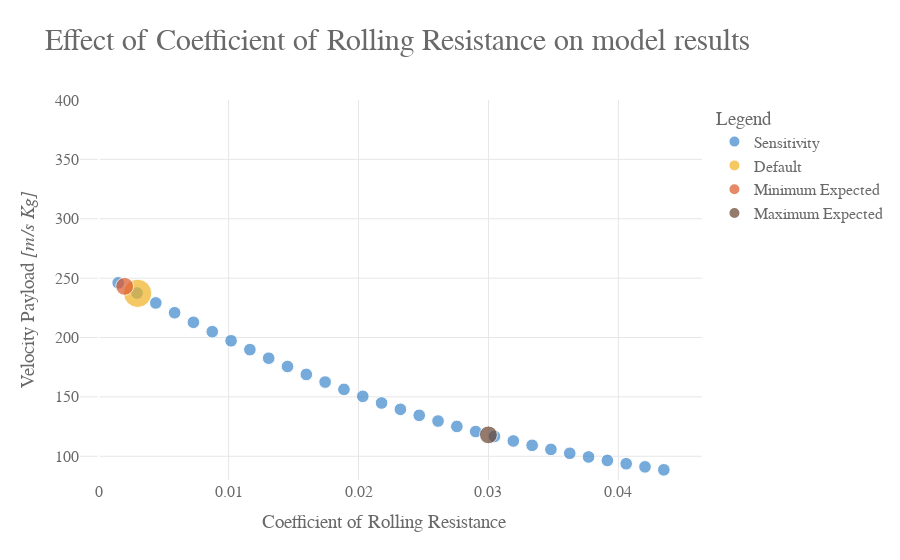
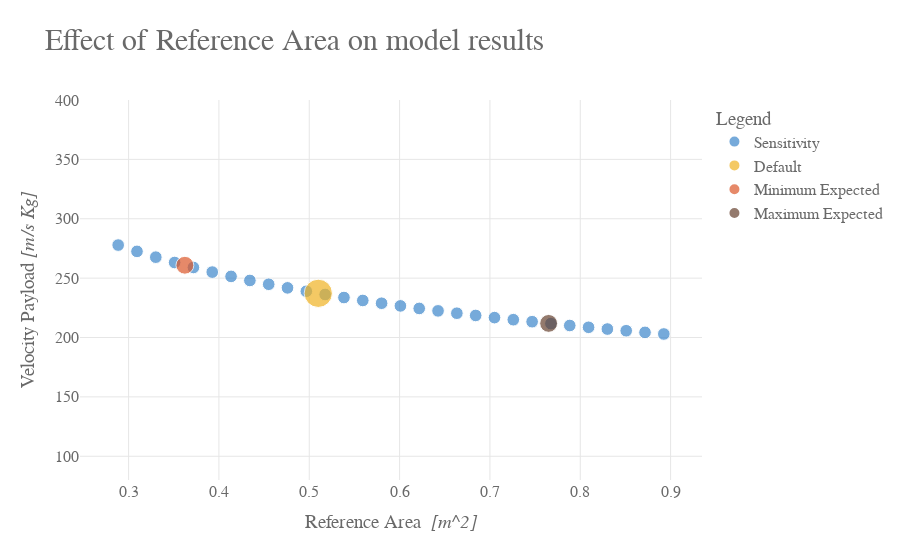
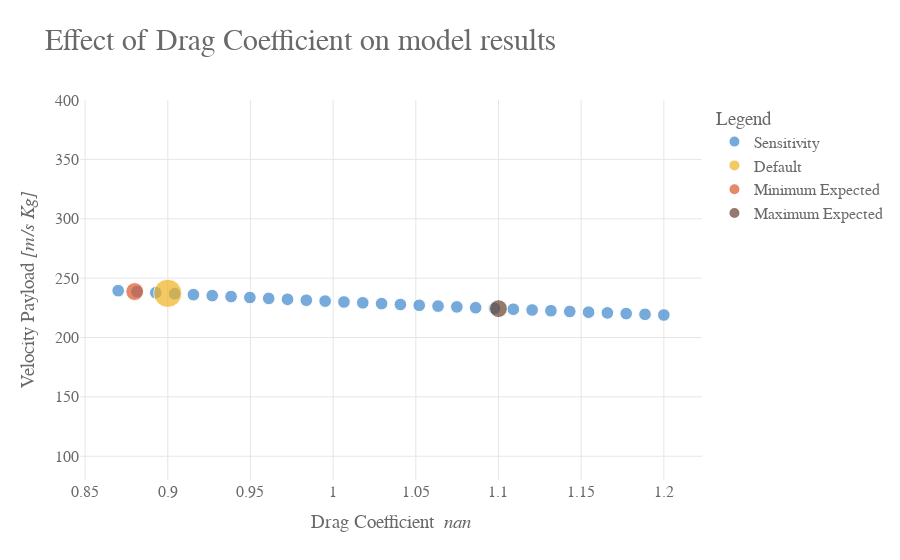
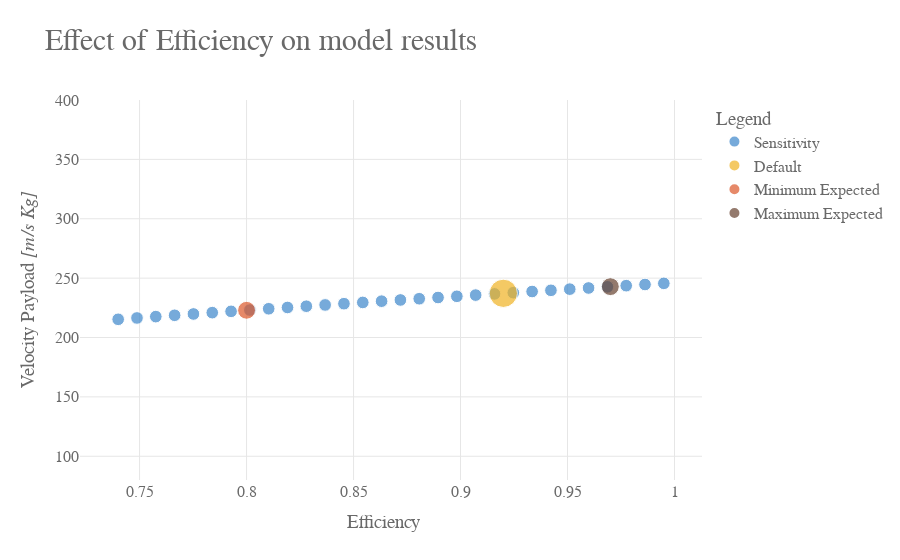

Write notebook code for charts like these, in order.
### Code cell
# for i in range(0, len(sens_df)):
for i in range(0, len(sens_df)):

    fig1 = px.scatter(
        full_result_dict[sens_df.iloc[i]["Short Name"]],
        x="Variable",
        y="Results",
        color='DataType',
        color_discrete_sequence=graph_colours,
        # markers=True,
        size='MarkerSize',
        title=f'Effect of {sens_df.iloc[i]["Short Name"]} on model results',
    ).update_layout(
        # yaxis_title=r"$\text{Velocity} \times \text{Payload  } [\frac{m}{s} Kg]$",
        yaxis_title="Velocity Payload <i>[m/s Kg]</i>",
        xaxis_title=(f'{sens_df.iloc[i]["Short Name"]}  <i>{sens_df.iloc[i]["Units"]}</i>'),
    )
    fig1.update_yaxes(range = [80, 400])

    fig1 = plotting_tools_water_access.format_plotly_graphs(fig1)

    fig1.show()
    plot_dict[var_string]= fig1
    # filename_string = var_string + ".html"
    # plotly.offline.plot(fig1, filename=filename_string)

### Figure 1 — Plotly figure (JSON) as saved in the notebook; plotly's stock layout.template omitted (floating-point values rounded to 4 significant figures)
{"data": [{"hovertemplate": "DataType=Sensitivity<br>Variable=%{x}<br>Results=%{y}<br>MarkerSize=%{marker.size}<extra></extra>", "legendgroup": "Sensitivity", "marker": {"color": "#3D87CB", "size": [10, 10, 10, 10, 10, 10, 10, 10, 10, 10, 10, 10, 10, 10, 10, 10, 10, 10, 10, 10, 10, 10, 10, 10, 10, 10, 10, 10, 10, 10], "sizemode": "area", "sizeref": 0.125, "symbol": "circle"}, "mode": "markers", "name": "Sensitivity", "orientation": "v", "showlegend": true, "type": "scatter", "x": [0.0015, 0.002948, 0.004397, 0.005845, 0.007293, 0.008741, 0.01019, 0.01164, 0.01309, 0.01453, 0.01598, 0.01743, 0.01888, 0.02033, 0.02178, 0.02322, 0.02467, 0.02612, 0.02757, 0.02902, 0.03047, 0.03191, 0.03336, 0.03481, 0.03626, 0.03771, 0.03916, 0.0406, 0.04205, 0.0435], "xaxis": "x", "y": [246.0, 237.5, 229.1, 220.9, 212.8, 204.9, 197.2, 189.8, 182.6, 175.6, 168.9, 162.5, 156.3, 150.5, 144.9, 139.5, 134.5, 129.7, 125.1, 120.8, 116.7, 112.9, 109.2, 105.8, 102.5, 99.4, 96.47, 93.69, 91.06, 88.56], "yaxis": "y"}, {"hovertemplate": "DataType=Default<br>Variable=%{x}<br>Results=%{y}<br>MarkerSize=%{marker.size}<extra></extra>", "legendgroup": "Default", "marker": {"color": "#F0B323", "size": [50], "sizemode": "area", "sizeref": 0.125, "symbol": "circle"}, "mode": "markers", "name": "Default", "orientation": "v", "showlegend": true, "type": "scatter", "x": [0.003], "xaxis": "x", "y": [237.2], "yaxis": "y"}, {"hovertemplate": "DataType=Minimum Expected<br>Variable=%{x}<br>Results=%{y}<br>MarkerSize=%{marker.size}<extra></extra>", "legendgroup": "Minimum Expected", "marker": {"color": "#DC582A", "size": [20], "sizemode": "area", "sizeref": 0.125, "symbol": "circle"}, "mode": "markers", "name": "Minimum Expected", "orientation": "v", "showlegend": true, "type": "scatter", "x": [0.002], "xaxis": "x", "y": [243.1], "yaxis": "y"}, {"hovertemplate": "DataType=Maximum Expected<br>Variable=%{x}<br>Results=%{y}<br>MarkerSize=%{marker.size}<extra></extra>", "legendgroup": "Maximum Expected", "marker": {"color": "#674230", "size": [20], "sizemode": "area", "sizeref": 0.125, "symbol": "circle"}, "mode": "markers", "name": "Maximum Expected", "orientation": "v", "showlegend": true, "type": "scatter", "x": [0.03], "xaxis": "x", "y": [118.0], "yaxis": "y"}], "layout": {"font": {"color": "dimgrey", "family": "Droid Sans Mono", "size": 16}, "legend": {"itemsizing": "constant", "title": {"text": "Legend"}, "tracegroupgap": 0}, "paper_bgcolor": "white", "plot_bgcolor": "white", "title": {"font": {"color": "dimgrey", "size": 30}, "text": "Effect of Coefficient of Rolling Resistance on model results"}, "xaxis": {"anchor": "y", "domain": [0, 1], "gridcolor": "#e6e6e6", "gridwidth": 1, "showgrid": true, "title": {"text": "Coefficient of Rolling Resistance  <i> </i>"}}, "yaxis": {"anchor": "x", "domain": [0, 1], "gridcolor": "#e6e6e6", "gridwidth": 1, "range": [80, 400], "showgrid": true, "title": {"text": "Velocity Payload <i>[m/s Kg]</i>"}}}}

### Figure 2 — Plotly figure (JSON) as saved in the notebook; plotly's stock layout.template omitted (floating-point values rounded to 4 significant figures)
{"data": [{"hovertemplate": "DataType=Sensitivity<br>Variable=%{x}<br>Results=%{y}<br>MarkerSize=%{marker.size}<extra></extra>", "legendgroup": "Sensitivity", "marker": {"color": "#3D87CB", "size": [10, 10, 10, 10, 10, 10, 10, 10, 10, 10, 10, 10, 10, 10, 10, 10, 10, 10, 10, 10, 10, 10, 10, 10, 10, 10, 10, 10, 10, 10], "sizemode": "area", "sizeref": 0.125, "symbol": "circle"}, "mode": "markers", "name": "Sensitivity", "orientation": "v", "showlegend": true, "type": "scatter", "x": [0.2885, 0.3093, 0.3301, 0.351, 0.3718, 0.3926, 0.4135, 0.4343, 0.4551, 0.4759, 0.4968, 0.5176, 0.5384, 0.5592, 0.5801, 0.6009, 0.6217, 0.6426, 0.6634, 0.6842, 0.705, 0.7259, 0.7467, 0.7675, 0.7884, 0.8092, 0.83, 0.8508, 0.8717, 0.8925], "xaxis": "x", "y": [277.8, 272.5, 267.6, 263.1, 259.0, 255.1, 251.5, 248.0, 244.8, 241.8, 238.9, 236.2, 233.6, 231.2, 228.9, 226.6, 224.5, 222.4, 220.5, 218.6, 216.7, 215.0, 213.3, 211.7, 210.1, 208.6, 207.1, 205.7, 204.3, 203.0], "yaxis": "y"}, {"hovertemplate": "DataType=Default<br>Variable=%{x}<br>Results=%{y}<br>MarkerSize=%{marker.size}<extra></extra>", "legendgroup": "Default", "marker": {"color": "#F0B323", "size": [50], "sizemode": "area", "sizeref": 0.125, "symbol": "circle"}, "mode": "markers", "name": "Default", "orientation": "v", "showlegend": true, "type": "scatter", "x": [0.51], "xaxis": "x", "y": [237.2], "yaxis": "y"}, {"hovertemplate": "DataType=Minimum Expected<br>Variable=%{x}<br>Results=%{y}<br>MarkerSize=%{marker.size}<extra></extra>", "legendgroup": "Minimum Expected", "marker": {"color": "#DC582A", "size": [20], "sizemode": "area", "sizeref": 0.125, "symbol": "circle"}, "mode": "markers", "name": "Minimum Expected", "orientation": "v", "showlegend": true, "type": "scatter", "x": [0.3623], "xaxis": "x", "y": [260.8], "yaxis": "y"}, {"hovertemplate": "DataType=Maximum Expected<br>Variable=%{x}<br>Results=%{y}<br>MarkerSize=%{marker.size}<extra></extra>", "legendgroup": "Maximum Expected", "marker": {"color": "#674230", "size": [20], "sizemode": "area", "sizeref": 0.125, "symbol": "circle"}, "mode": "markers", "name": "Maximum Expected", "orientation": "v", "showlegend": true, "type": "scatter", "x": [0.765], "xaxis": "x", "y": [211.9], "yaxis": "y"}], "layout": {"font": {"color": "dimgrey", "family": "Droid Sans Mono", "size": 16}, "legend": {"itemsizing": "constant", "title": {"text": "Legend"}, "tracegroupgap": 0}, "paper_bgcolor": "white", "plot_bgcolor": "white", "title": {"font": {"color": "dimgrey", "size": 30}, "text": "Effect of Reference Area on model results"}, "xaxis": {"anchor": "y", "domain": [0, 1], "gridcolor": "#e6e6e6", "gridwidth": 1, "showgrid": true, "title": {"text": "Reference Area  <i>[m^2]</i>"}}, "yaxis": {"anchor": "x", "domain": [0, 1], "gridcolor": "#e6e6e6", "gridwidth": 1, "range": [80, 400], "showgrid": true, "title": {"text": "Velocity Payload <i>[m/s Kg]</i>"}}}}

### Figure 3 — Plotly figure (JSON) as saved in the notebook; plotly's stock layout.template omitted (floating-point values rounded to 4 significant figures)
{"data": [{"hovertemplate": "DataType=Sensitivity<br>Variable=%{x}<br>Results=%{y}<br>MarkerSize=%{marker.size}<extra></extra>", "legendgroup": "Sensitivity", "marker": {"color": "#3D87CB", "size": [10, 10, 10, 10, 10, 10, 10, 10, 10, 10, 10, 10, 10, 10, 10, 10, 10, 10, 10, 10, 10, 10, 10, 10, 10, 10, 10, 10, 10, 10], "sizemode": "area", "sizeref": 0.125, "symbol": "circle"}, "mode": "markers", "name": "Sensitivity", "orientation": "v", "showlegend": true, "type": "scatter", "x": [0.87, 0.8814, 0.8928, 0.9041, 0.9155, 0.9269, 0.9383, 0.9497, 0.961, 0.9724, 0.9838, 0.9952, 1.007, 1.018, 1.029, 1.041, 1.052, 1.063, 1.075, 1.086, 1.098, 1.109, 1.12, 1.132, 1.143, 1.154, 1.166, 1.177, 1.189, 1.2], "xaxis": "x", "y": [239.4, 238.6, 237.7, 236.9, 236.1, 235.3, 234.5, 233.7, 232.9, 232.1, 231.4, 230.7, 229.9, 229.2, 228.5, 227.8, 227.1, 226.4, 225.8, 225.1, 224.5, 223.8, 223.2, 222.5, 221.9, 221.3, 220.7, 220.1, 219.5, 218.9], "yaxis": "y"}, {"hovertemplate": "DataType=Default<br>Variable=%{x}<br>Results=%{y}<br>MarkerSize=%{marker.size}<extra></extra>", "legendgroup": "Default", "marker": {"color": "#F0B323", "size": [50], "sizemode": "area", "sizeref": 0.125, "symbol": "circle"}, "mode": "markers", "name": "Default", "orientation": "v", "showlegend": true, "type": "scatter", "x": [0.9], "xaxis": "x", "y": [237.2], "yaxis": "y"}, {"hovertemplate": "DataType=Minimum Expected<br>Variable=%{x}<br>Results=%{y}<br>MarkerSize=%{marker.size}<extra></extra>", "legendgroup": "Minimum Expected", "marker": {"color": "#DC582A", "size": [20], "sizemode": "area", "sizeref": 0.125, "symbol": "circle"}, "mode": "markers", "name": "Minimum Expected", "orientation": "v", "showlegend": true, "type": "scatter", "x": [0.88], "xaxis": "x", "y": [238.7], "yaxis": "y"}, {"hovertemplate": "DataType=Maximum Expected<br>Variable=%{x}<br>Results=%{y}<br>MarkerSize=%{marker.size}<extra></extra>", "legendgroup": "Maximum Expected", "marker": {"color": "#674230", "size": [20], "sizemode": "area", "sizeref": 0.125, "symbol": "circle"}, "mode": "markers", "name": "Maximum Expected", "orientation": "v", "showlegend": true, "type": "scatter", "x": [1.1], "xaxis": "x", "y": [224.3], "yaxis": "y"}], "layout": {"font": {"color": "dimgrey", "family": "Droid Sans Mono", "size": 16}, "legend": {"itemsizing": "constant", "title": {"text": "Legend"}, "tracegroupgap": 0}, "paper_bgcolor": "white", "plot_bgcolor": "white", "title": {"font": {"color": "dimgrey", "size": 30}, "text": "Effect of Drag Coefficient on model results"}, "xaxis": {"anchor": "y", "domain": [0, 1], "gridcolor": "#e6e6e6", "gridwidth": 1, "showgrid": true, "title": {"text": "Drag Coefficient  <i>nan</i>"}}, "yaxis": {"anchor": "x", "domain": [0, 1], "gridcolor": "#e6e6e6", "gridwidth": 1, "range": [80, 400], "showgrid": true, "title": {"text": "Velocity Payload <i>[m/s Kg]</i>"}}}}

### Figure 4 — Plotly figure (JSON) as saved in the notebook; plotly's stock layout.template omitted (floating-point values rounded to 4 significant figures)
{"data": [{"hovertemplate": "DataType=Sensitivity<br>Variable=%{x}<br>Results=%{y}<br>MarkerSize=%{marker.size}<extra></extra>", "legendgroup": "Sensitivity", "marker": {"color": "#3D87CB", "size": [10, 10, 10, 10, 10, 10, 10, 10, 10, 10, 10, 10, 10, 10, 10, 10, 10, 10, 10, 10, 10, 10, 10, 10, 10, 10, 10, 10, 10, 10], "sizemode": "area", "sizeref": 0.125, "symbol": "circle"}, "mode": "markers", "name": "Sensitivity", "orientation": "v", "showlegend": true, "type": "scatter", "x": [0.74, 0.7488, 0.7576, 0.7664, 0.7752, 0.784, 0.7928, 0.8016, 0.8103, 0.8191, 0.8279, 0.8367, 0.8455, 0.8543, 0.8631, 0.8719, 0.8807, 0.8895, 0.8983, 0.9071, 0.9159, 0.9247, 0.9334, 0.9422, 0.951, 0.9598, 0.9686, 0.9774, 0.9862, 0.995], "xaxis": "x", "y": [215.3, 216.5, 217.6, 218.7, 219.8, 220.9, 222.0, 223.1, 224.2, 225.3, 226.4, 227.4, 228.5, 229.5, 230.6, 231.6, 232.6, 233.7, 234.7, 235.7, 236.7, 237.7, 238.7, 239.7, 240.7, 241.7, 242.7, 243.7, 244.6, 245.6], "yaxis": "y"}, {"hovertemplate": "DataType=Default<br>Variable=%{x}<br>Results=%{y}<br>MarkerSize=%{marker.size}<extra></extra>", "legendgroup": "Default", "marker": {"color": "#F0B323", "size": [50], "sizemode": "area", "sizeref": 0.125, "symbol": "circle"}, "mode": "markers", "name": "Default", "orientation": "v", "showlegend": true, "type": "scatter", "x": [0.92], "xaxis": "x", "y": [237.2], "yaxis": "y"}, {"hovertemplate": "DataType=Minimum Expected<br>Variable=%{x}<br>Results=%{y}<br>MarkerSize=%{marker.size}<extra></extra>", "legendgroup": "Minimum Expected", "marker": {"color": "#DC582A", "size": [20], "sizemode": "area", "sizeref": 0.125, "symbol": "circle"}, "mode": "markers", "name": "Minimum Expected", "orientation": "v", "showlegend": true, "type": "scatter", "x": [0.8], "xaxis": "x", "y": [222.9], "yaxis": "y"}, {"hovertemplate": "DataType=Maximum Expected<br>Variable=%{x}<br>Results=%{y}<br>MarkerSize=%{marker.size}<extra></extra>", "legendgroup": "Maximum Expected", "marker": {"color": "#674230", "size": [20], "sizemode": "area", "sizeref": 0.125, "symbol": "circle"}, "mode": "markers", "name": "Maximum Expected", "orientation": "v", "showlegend": true, "type": "scatter", "x": [0.97], "xaxis": "x", "y": [242.8], "yaxis": "y"}], "layout": {"font": {"color": "dimgrey", "family": "Droid Sans Mono", "size": 16}, "legend": {"itemsizing": "constant", "title": {"text": "Legend"}, "tracegroupgap": 0}, "paper_bgcolor": "white", "plot_bgcolor": "white", "title": {"font": {"color": "dimgrey", "size": 30}, "text": "Effect of Efficiency on model results"}, "xaxis": {"anchor": "y", "domain": [0, 1], "gridcolor": "#e6e6e6", "gridwidth": 1, "showgrid": true, "title": {"text": "Efficiency  <i> </i>"}}, "yaxis": {"anchor": "x", "domain": [0, 1], "gridcolor": "#e6e6e6", "gridwidth": 1, "range": [80, 400], "showgrid": true, "title": {"text": "Velocity Payload <i>[m/s Kg]</i>"}}}}
